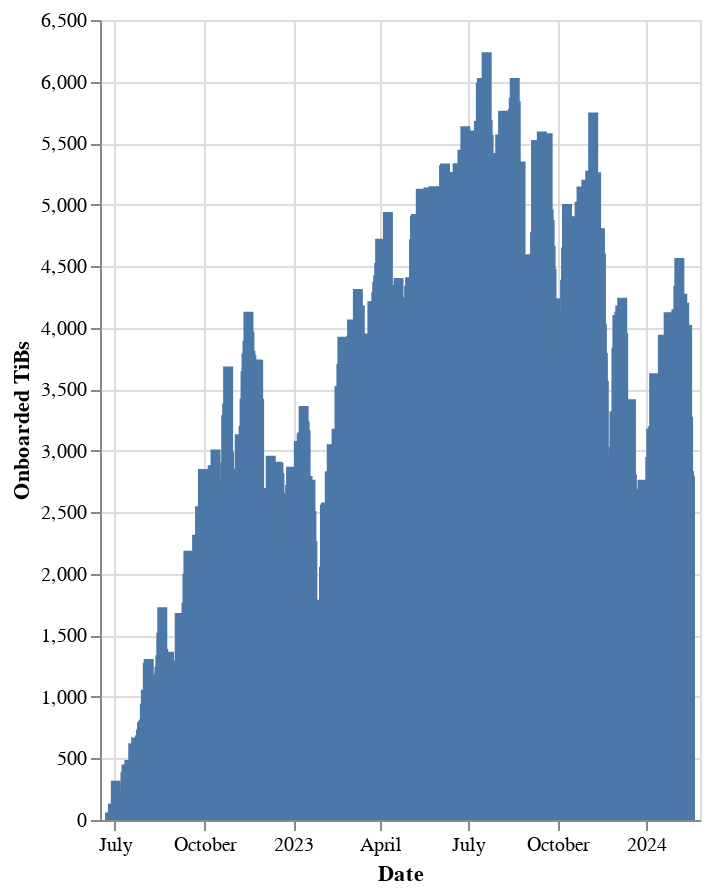

Notebook code cell kept with this figure:
### Markdown cell above
## Data Onboarding Rate

### Code cell
# | output: true

c = (
    alt.Chart(df)
    .mark_bar()
    .encode(
        x=alt.X("date:T", title="Date"),
        y=alt.Y("onboarded_tibs:Q", title="Onboarded TiBs"),
        tooltip=[
            alt.Tooltip("date:T", title="Date"),
            alt.Tooltip("onboarded_tibs:Q", title="Onboarded TiBs"),
        ],
    )
    .properties(width="container", height=400)
    # .interactive(bind_y=False)
)

c.display()

### Figure 1 — Vega-Lite specification as saved in the notebook (floating-point values rounded to 4 significant figures; data arrays with more than 128 entries replaced by an {"elided": "..."} marker saying what was removed)
{"usermeta": {"embedOptions": {"theme": "powerbi"}}, "config": {"view": {"continuousWidth": 300, "continuousHeight": 300}}, "data": {"name": "data-f0feef167075d803d3ac24f8c760b832"}, "mark": {"type": "bar"}, "encoding": {"tooltip": [{"field": "date", "title": "Date", "type": "temporal"}, {"field": "onboarded_tibs", "title": "Onboarded TiBs", "type": "quantitative"}], "x": {"field": "date", "title": "Date", "type": "temporal"}, "y": {"field": "onboarded_tibs", "title": "Onboarded TiBs", "type": "quantitative"}}, "height": 400, "width": "container", "$schema": "https://vega.github.io/schema/vega-lite/v5.16.3.json", "datasets": {"data-f0feef167075d803d3ac24f8c760b832": {"elided": "598 records"}}}
